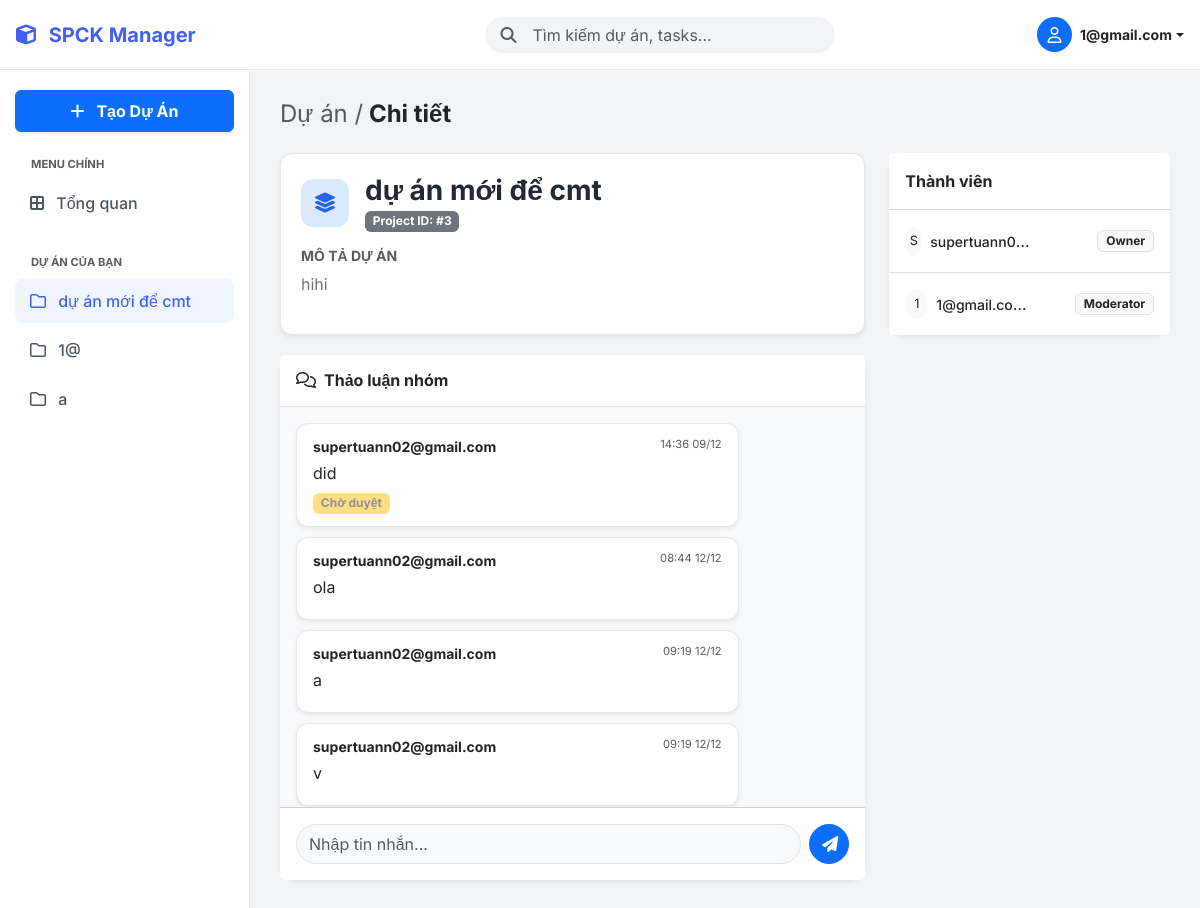
The page /dashboard.php?view_project_id=3 (signed in) on the database as committed earlier.
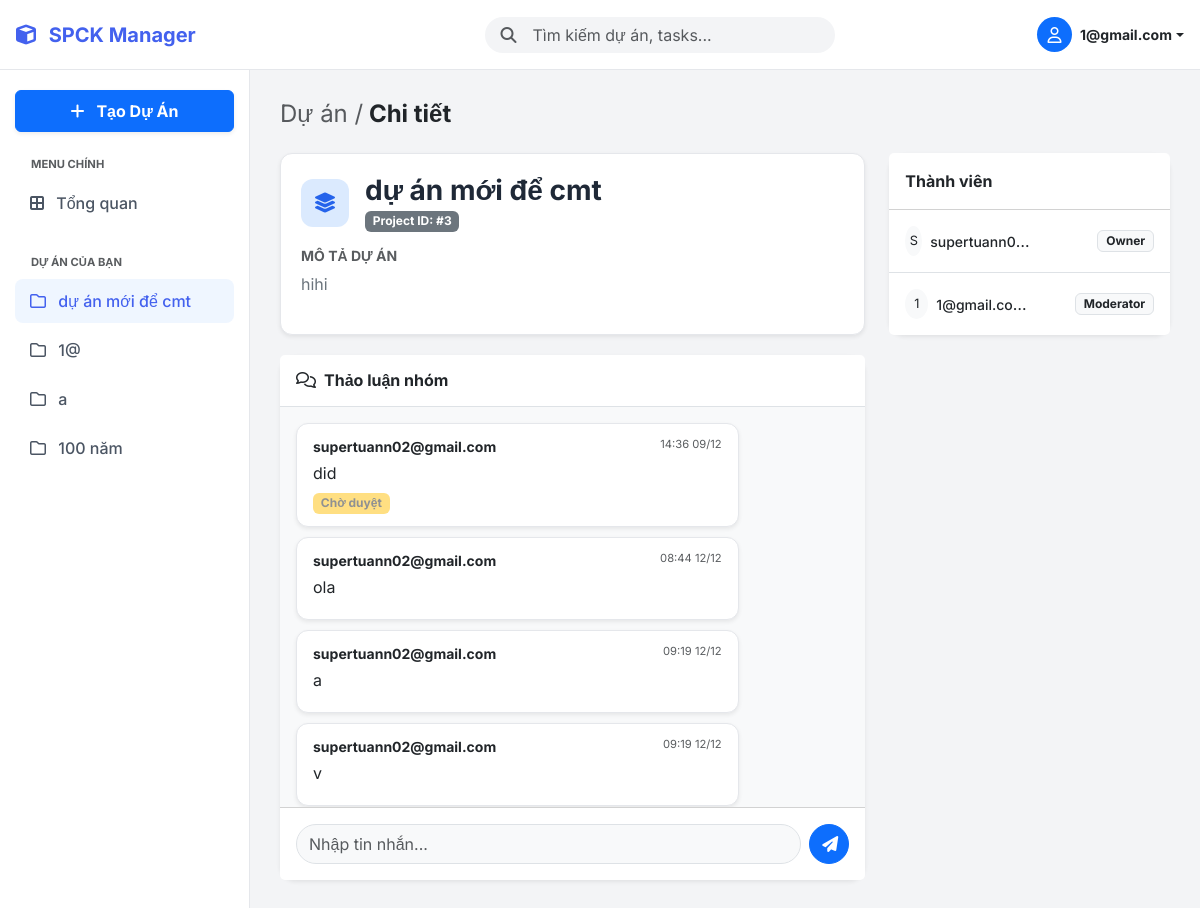
The same page on the database as committed later.
### tables this page shows
CREATE TABLE `projects` (
  `id` int NOT NULL,
  `title` varchar(255) NOT NULL,
  `description` text,
  `created_at` timestamp NOT NULL DEFAULT CURRENT_TIMESTAMP
);

CREATE TABLE `comments` (
  `id` int NOT NULL,
  `project_id` int DEFAULT NULL,
  `user_id` int DEFAULT NULL,
  `content` text,
  `created_at` timestamp NOT NULL DEFAULT CURRENT_TIMESTAMP,
  `is_approved` tinyint(1) DEFAULT '0'
);

CREATE TABLE `users` (
  `id` int NOT NULL,
  `email` varchar(255) NOT NULL,
  `password` varchar(255) NOT NULL,
  `registered_at` timestamp NOT NULL DEFAULT CURRENT_TIMESTAMP,
  `role` enum('user','admin') DEFAULT 'user',
  `status` tinyint DEFAULT '1'
);

CREATE TABLE `project_members` (
  `user_id` int NOT NULL,
  `project_id` int NOT NULL,
  `role` enum('viewer','contributor','moderator','owner') DEFAULT 'viewer'
);

### dashboard.php (the view, shortened to what the changed rows need)
<?php
require 'config.php';
$user_id = $_SESSION['user_id'];
$all_projects = [];
if (isset($_GET['q']) && !empty($_GET['q'])) {
    $search_query = trim($_GET['q']);
    $term = "%" . $search_query . "%";
    $stmt_search = $conn->prepare("SELECT * FROM projects WHERE title LIKE ? OR description LIKE ? ORDER BY created_at DESC");
    $stmt_search->bind_param("ss", $term, $term);
    $stmt_search->execute();
    $all_projects = $stmt_search->get_result()->fetch_all(MYSQLI_ASSOC);
} else {
    $all_projects = $conn->query("SELECT * FROM projects ORDER BY created_at DESC")->fetch_all(MYSQLI_ASSOC);
}
$stmt_my_pj = $conn->prepare("SELECT p.id, p.title FROM projects p JOIN project_members pm ON p.id = pm.project_id WHERE pm.user_id = ?");
$stmt_my_pj->bind_param("i", $user_id);
$stmt_my_pj->execute();
$my_projects_list = $stmt_my_pj->get_result()->fetch_all(MYSQLI_ASSOC);
$view_project_id = isset($_GET['view_project_id']) ? $_GET['view_project_id'] : null;
$projects_to_show = [];
if ($view_project_id) {
    $stmt_one = $conn->prepare("SELECT * FROM projects WHERE id = ?");
    $stmt_one->bind_param("i", $view_project_id);
    $stmt_one->execute();
    $res_one = $stmt_one->get_result();
    if($res_one->num_rows > 0) {
        $projects_to_show[] = $res_one->fetch_assoc();
    }
} else {
    $projects_to_show = $all_projects;
}
$my_roles = [];
$stmt = $conn->prepare("SELECT project_id, role FROM project_members WHERE user_id = ?");
$stmt->bind_param("i", $user_id);
$stmt->execute();
$res = $stmt->get_result();
while ($row = $res->fetch_assoc()) $my_roles[$row['project_id']] = strtolower(trim($row['role']));
$my_requests = [];
$stmt = $conn->prepare("SELECT project_id, status FROM project_requests WHERE user_id = ?");
$stmt->bind_param("i", $user_id);
$stmt->execute();
$res = $stmt->get_result();
while ($row = $res->fetch_assoc()) $my_requests[$row['project_id']] = $row['status'];
$comments = $conn->query("
    SELECT c.*, u.email, pm.role as author_role
    FROM comments c
    JOIN users u ON c.user_id = u.id
    LEFT JOIN project_members pm ON c.user_id = pm.user_id AND c.project_id = pm.project_id
    ORDER BY c.created_at ASC
")->fetch_all(MYSQLI_ASSOC);
?>
<!DOCTYPE html>
<html lang="vi">
<head>
    <link href="https://cdn.jsdelivr.net/npm/bootstrap@5.3.0/dist/css/bootstrap.min.css" rel="stylesheet">
    <link rel="stylesheet" href="https://cdnjs.cloudflare.com/ajax/libs/font-awesome/6.4.0/css/all.min.css">
</head>
<body>
    <nav class="sidebar">
        <div class="nav flex-column">
            <?php foreach($my_projects_list as $mp): ?>
                <a class="nav-link <?= ($view_project_id == $mp['id']) ? 'active' : '' ?>" href="dashboard.php?view_project_id=<?= $mp['id'] ?>">
                    <i class="fa-regular fa-folder me-2"></i> <?= htmlspecialchars($mp['title']) ?>
                </a>
            <?php endforeach; ?>
        </div>
    </nav>
    <main class="main-content">
        <?php if (empty($projects_to_show)): ?>
            <div class="text-center py-5 text-muted">
                <i class="fa-solid fa-magnifying-glass fa-2x mb-3 opacity-25"></i>
                <p>Không tìm thấy dự án nào.</p>
            </div>
        <?php else: ?>
            <?php if (!$view_project_id): ?>
                <div class="row g-4">
                    <?php foreach ($projects_to_show as $pj):
                        $pj_id = $pj['id'];
                        $my_role = $my_roles[$pj_id] ?? null;
                        $icon_bg = ($pj_id % 2 == 0) ? 'icon-blue' : (($pj_id % 3 == 0) ? 'icon-green' : 'icon-purple');
                        $icon_class = ($pj_id % 2 == 0) ? 'fa-layer-group' : 'fa-cube';
                        $badge_cls = match($my_role) {
                            'owner' => 'badge-owner', 'moderator' => 'badge-mod', 'contributor' => 'badge-contrib', default => 'badge-viewer'
                        };
                    ?>
                    <div class="col-md-6 col-xl-4">
                        <div class="project-card p-4 h-100 d-flex flex-column position-relative">
                            <div class="d-flex align-items-start mb-3">
                                <div class="project-icon <?= $icon_bg ?>">
                                    <i class="fa-solid <?= $icon_class ?>"></i>
                                </div>
                                <div class="flex-grow-1">
                                    <h5 class="fw-bold text-dark mb-1 text-truncate"><?= htmlspecialchars($pj['title']) ?></h5>
                                    <div class="text-muted small"><i class="fa-regular fa-clock me-1"></i> <?= date('d/m/Y', strtotime($pj['created_at'])) ?></div>
                                </div>
                                <?php if($my_role): ?>
                                    <span class="badge-role <?= $badge_cls ?>"><?= ucfirst($my_role) ?></span>
                                <?php endif; ?>
                            </div>
                            <div class="mt-auto pt-3 border-top d-flex justify-content-between align-items-center">
                                <div class="d-flex align-items-center">
                                    <div class="bg-secondary text-white rounded-circle small d-flex align-items-center justify-content-center border border-white" style="width:24px;height:24px;font-size:10px;">A</div>
                                    <div class="bg-primary text-white rounded-circle small d-flex align-items-center justify-content-center border border-white ms-n2" style="width:24px;height:24px;font-size:10px;">B</div>
                                    <span class="ms-2 small text-muted">Thành viên</span>
                                </div>
                                <?php if ($my_role): ?>
                                    <a href="dashboard.php?view_project_id=<?= $pj_id ?>" class="btn btn-sm btn-primary rounded-pill px-3 fw-bold stretched-link">
                                        Vào dự án <i class="fa-solid fa-arrow-right ms-1"></i>
                                    </a>
                                <?php else: ?>
                                    <?php if (isset($my_requests[$pj_id]) && $my_requests[$pj_id] == 'pending'): ?>
                                        <button class="btn btn-sm btn-secondary rounded-pill disabled">Đã xin vào</button>
                                    <?php else: ?>
                                        <form method="POST" class="position-relative z-2">
                                            <input type="hidden" name="request_access" value="1">
                                            <input type="hidden" name="project_id" value="<?= $pj_id ?>">
                                            <button class="btn btn-sm btn-outline-primary rounded-pill">Xin tham gia</button>
                                        </form>
                                    <?php endif; ?>
                                <?php endif; ?>
                            </div>
                        </div>
                    </div>
                    <?php endforeach; ?>
                </div>
            <?php else:
                $pj = $projects_to_show[0];
                $pj_id = $pj['id'];
                $my_role = $my_roles[$pj_id] ?? null;
                $can_access = in_array($my_role, ['owner', 'moderator', 'contributor', 'viewer']);
            ?>
                <?php if($can_access): ?>
                    <div class="row">
                        <div class="col-lg-8">
                            <div class="description-box shadow-sm">
                                <div class="d-flex align-items-center mb-3">
                                    <div class="project-icon icon-blue me-3"><i class="fa-solid fa-layer-group"></i></div>
                                    <div>
                                        <h3 class="fw-bold m-0"><?= htmlspecialchars($pj['title']) ?></h3>
                                        <span class="badge bg-secondary">Project ID: #<?= $pj_id ?></span>
                                    </div>
                                </div>
                                <h6 class="text-uppercase text-muted fw-bold small mb-2">Mô tả dự án</h6>
                                <p class="text-secondary" style="line-height: 1.6;">
                                    <?= nl2br(htmlspecialchars($pj['description'])) ?>
                                </p>
                            </div>
                            <div class="card border-0 shadow-sm rounded-4">
                                <div class="card-header bg-white border-bottom py-3">
                                    <h6 class="m-0 fw-bold"><i class="fa-regular fa-comments me-2"></i>Thảo luận nhóm</h6>
                                </div>
                                <div class="card-body bg-light" style="max-height: 400px; overflow-y: auto;">
                                    <?php
                                    foreach ($comments as $cmt):
                                        if ($cmt['project_id'] == $pj_id):
                                            $is_approved = $cmt['is_approved'];
                                            $is_mine = ($cmt['user_id'] == $user_id);
                                            if ($is_approved == 1 || $my_role == 'owner' || $my_role == 'moderator' || $is_mine):
                                                $bubble_cls = $is_mine ? 'mine' : 'other';
                                    ?>
                                        <div class="chat-bubble <?= $bubble_cls ?> shadow-sm">
                                            <div class="d-flex justify-content-between mb-1">
                                                <small class="fw-bold <?= $is_mine ? 'text-primary' : 'text-dark' ?>"><?= htmlspecialchars($cmt['email']) ?></small>
                                                <small class="text-muted" style="font-size:0.7em"><?= date('H:i d/m', strtotime($cmt['created_at'])) ?></small>
                                            </div>
                                            <div class="text-dark"><?= htmlspecialchars($cmt['content']) ?></div>
                                            <div class="mt-2 d-flex justify-content-end gap-2 opacity-50 hover-opacity-100">
                                                <?php if($is_approved == 0): ?><span class="badge bg-warning text-dark me-auto">Chờ duyệt</span><?php endif; ?>
                                            </div>
                                        </div>
                                    <?php endif; endif; endforeach; ?>
                                </div>
                                <div class="card-footer bg-white p-3">
                                    <?php if (in_array($my_role, ['owner', 'moderator', 'contributor'])): ?>
                                        <form method="POST" class="d-flex gap-2">
                                            <input type="text" name="content" class="form-control rounded-pill bg-light" placeholder="Nhập tin nhắn..." required>
                                            <button class="btn btn-primary rounded-circle" style="width: 40px; height: 40px;"><i class="fa-solid fa-paper-plane"></i></button>
                                        </form>
                                    <?php else: ?>
                                        <div class="text-center small text-muted">Chế độ xem (Viewer) không thể chat.</div>
                                    <?php endif; ?>
                                </div>
                            </div>
                        </div>
                        <div class="col-lg-4">
                            <div class="card border-0 shadow-sm rounded-4 mb-3">
                                <div class="card-header bg-white fw-bold py-3">Thành viên</div>
                                <ul class="list-group list-group-flush">
                                    <?php
                                    $stmt_mem = $conn->prepare("SELECT u.email, pm.role FROM project_members pm JOIN users u ON pm.user_id = u.id WHERE pm.project_id = ? ORDER BY FIELD(pm.role, 'owner', 'moderator', 'contributor', 'viewer')");
                                    $stmt_mem->bind_param("i", $pj_id);
                                    $stmt_mem->execute();
                                    $mems = $stmt_mem->get_result()->fetch_all(MYSQLI_ASSOC);
                                    foreach($mems as $m):
                                    ?>
                                    <li class="list-group-item d-flex justify-content-between align-items-center py-3">
                                        <div class="d-flex align-items-center text-truncate" style="max-width: 50%;">
                                            <div class="bg-light rounded-circle text-center me-2" style="width:30px;height:30px;line-height:30px;font-size:0.8em">
                                                <?= strtoupper(substr($m['email'],0,1)) ?>
                                            </div>
                                            <div class="text-truncate">
                                                <span class="small fw-medium"><?= htmlspecialchars($m['email']) ?></span>
                                            </div>
                                        </div>
                                        <div class="d-flex align-items-center">
                                            <?php
                                            if ($my_role == 'owner' && $m['role'] != 'owner'):
                                            ?>
                                                <form method="POST" class="d-flex align-items-center gap-1">
                                                    <input type="hidden" name="update_member_role" value="1">
                                                    <input type="hidden" name="project_id" value="<?= $pj_id ?>">
                                                    <input type="hidden" name="target_email" value="<?= $m['email'] ?>">
                                                    <select name="role" class="form-select form-select-sm py-0 px-2 shadow-none border-0 bg-light fw-bold text-dark"
                                                            style="font-size: 0.75rem; width: auto; height: 26px; background-image: none; cursor: pointer; text-align: center;"
                                                            onchange="this.form.submit()">
                                                        <option value="moderator" <?= $m['role'] == 'moderator' ? 'selected' : '' ?>>Moderator</option>
                                                        <option value="contributor" <?= $m['role'] == 'contributor' ? 'selected' : '' ?>>Contributor</option>
                                                        <option value="viewer" <?= $m['role'] == 'viewer' ? 'selected' : '' ?>>Viewer</option>
                                                    </select>
                                                </form>
                                            <?php else: ?>
                                                <span class="badge bg-light text-dark border"><?= ucfirst($m['role']) ?></span>
                                            <?php endif; ?>
                                        </div>
                                    </li>
                                    <?php endforeach; ?>
                                </ul>
                            </div>
                        </div>
                    </div>
                <?php else: ?>
                    <div class="alert alert-danger">Bạn không có quyền truy cập dự án này.</div>
                <?php endif; ?>
            <?php endif; ?>
        <?php endif; ?>
    </main>
</body>
</html>

Rows that differ between the two databases and show on the page:
added projects: title "100 năm"
